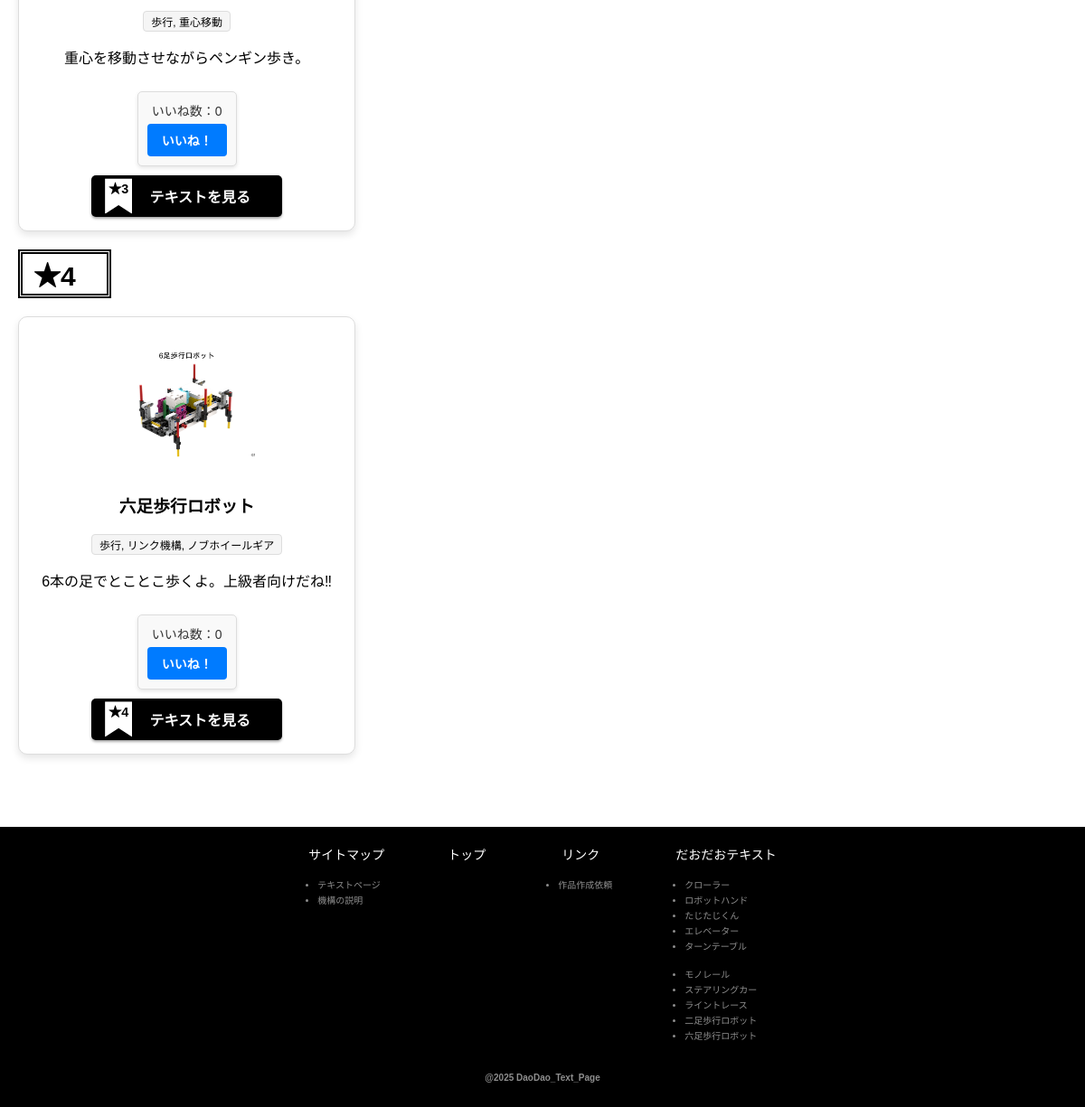
Before: / (lower part) with the older database file.
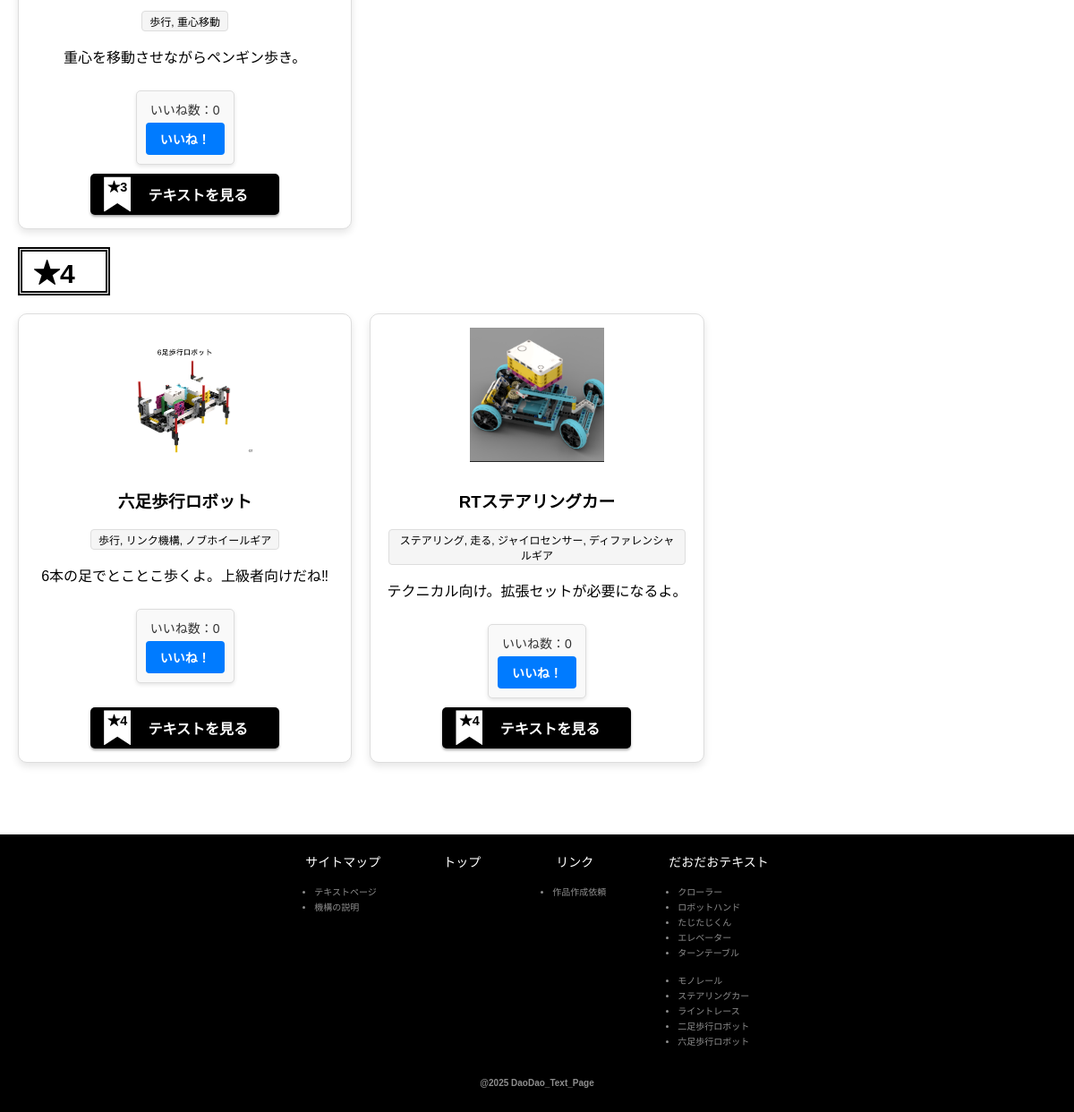
After: the same page with the newer database file.
### app/main/models.py (models this page shows, shortened)
class Text(db.Model):
    __tablename__ = 'texts'
    id = db.Column(db.Integer, primary_key=True)
    title = db.Column(db.String(100), nullable=False)
    context = db.Column(db.Text, nullable=True)
    mechanism = db.Column(db.String(100), nullable=True)
    pdf_path = db.Column(db.String(200), nullable=True)
    text_png = db.Column(db.String(200), nullable=True)
    stars = db.Column(db.Integer, nullable=False)
    likes = db.Column(db.Integer, nullable=False, default=0)

### app/main/routes.py (the view)
@main_bp.route('/')
def index():
    selected_mechanisms = request.args.getlist('mechanisms')
    sort_by_likes = request.args.get('sort_by_likes') == 'on'
    texts = Text.query
    if selected_mechanisms:
        filters = [Text.mechanism.contains(mechanism) for mechanism in selected_mechanisms]
        texts = texts.filter(or_(*filters))
    texts = texts.all()
    texts_by_star = {}
    for text in texts:
        texts_by_star.setdefault(text.stars, []).append(text)
    if sort_by_likes:
        for star in texts_by_star:
            texts_by_star[star] = sorted(texts_by_star[star], key=lambda x: x.likes, reverse=True)
    return render_template('index.html', texts_by_star=texts_by_star, selected_mechanism=selected_mechanisms)

### templates/index.html (shortened to what this page needs)
<!DOCTYPE html>
<html lang="ja">
<head>
    <link rel="stylesheet" href="{{ url_for('static', filename='css/mainstyle.css') }}">
</head>
<body>
    <main class="main-content">
        {% for star, texts in texts_by_star.items() %}
        <section>
            <div class="stars_box">
                <h2 class="text_star">★{{ star }}</h2>
            </div>
            <div class="grid-container">
                {% for text in texts %}
                <div class="grid-item">
                    <img src="{{ url_for('static', filename=text.text_png) }}" alt="{{ text.title }}">
                    <h3>{{ text.title }}</h3>
                    <small>
                        {% for mechanism in text.mechanism.split('、') %}
                        <span class="mechanism-tag">{{ mechanism.strip() }}</span>
                        {% endfor %}
                    </small>
                    <p>{{ text.context }}</p>
                    <div class="like-container">
                        <p>いいね数：<span id="likes-{{ text.id }}">{{ text.likes }}</span></p>
                        <button class="like-button" data-text-id="{{ text.id }}">いいね！</button>
                    </div>
                    <a href="{{ url_for('main.text_detail', id=text.id) }}" class="button-50" data-stars="{{ star }}">
                        テキストを見る
                    </a>
                </div>
                {% endfor %}
            </div>
        </section>
        {% endfor %}
    </main>
    <footer class="footer">
        <nav class="footer-nav">
            <div class="text_item">
                <a href="#">サイトマップ</a>
                <ul>
                    <li><a href="{{ url_for('main.index') }}">テキストページ</a></li>
                    <li><a href="{{ url_for('main.mechanism') }}">機構の説明</a></li>
                </ul>
            </div>
            <a href="{{ url_for('main.index') }}">トップ</a>
            <div class="text_item">
                <a href="#">リンク
                    <ul>
                        <li><a href="https://docs.google.com/forms/d/e/1FAIpQLSdLXEhs-E4C8cFYCvby7iktfm9dJuClfRFH-XbwikIdS_pWBg/viewform">作品作成依頼</a></li>
                    </ul>
                </a>
            </div>
            <div class="text_item">
                <a href="#">だおだおテキスト</a>
                <div>
                    <ul>
                        <li><a href="{{ url_for('main.text_detail', id=1) }}">クローラー</a></li>
                        <li><a href="{{ url_for('main.text_detail', id=2) }}">ロボットハンド</a></li>
                        <li><a href="{{ url_for('main.text_detail', id=3) }}">たじたじくん</a></li>
                        <li><a href="{{ url_for('main.text_detail', id=4) }}">エレベーター</a></li>
                        <li><a href="{{ url_for('main.text_detail', id=5) }}">ターンテーブル</a></li>
                    </ul>
                    <ul>
                        <li><a href="{{ url_for('main.text_detail', id=6) }}">モノレール</a></li>
                        <li><a href="{{ url_for('main.text_detail', id=7) }}">ステアリングカー</a></li>
                        <li><a href="{{ url_for('main.text_detail', id=8) }}">ライントレース</a></li>
                        <li><a href="{{ url_for('main.text_detail', id=9) }}">二足歩行ロボット</a></li>
                        <li><a href="{{ url_for('main.text_detail', id=10) }}">六足歩行ロボット</a></li>
                    </ul>
                </div>
            </div>
        </nav>
        <h1 class="footerbottom">@2025 DaoDao_Text_Page</h1>
    </footer>
</body>
</html>

Changed rows visible on the page:
added Text: text_png+title (picture), title "RTステアリングカー", strip "ステアリング, 走る, ジャイロセンサー, ディファレンシャルギア", context "テクニカル向け。拡張セットが必要になるよ。", likes "0"
